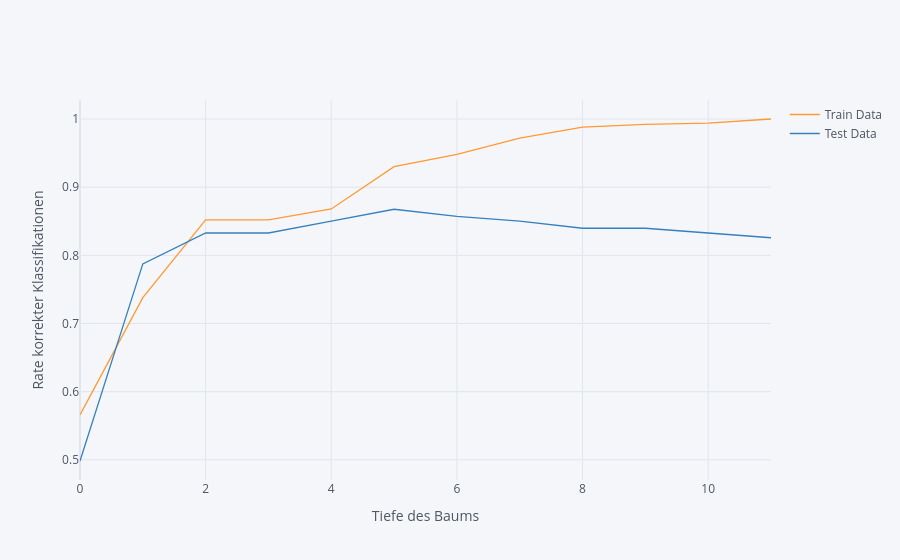

The notebook cell saved with this chart:
### Code cell
tree_jim.evaluation_depth(df_training, df_test).iplot(xTitle='Tiefe des Baums', yTitle='Rate korrekter Klassifikationen')

### Figure 1 — Plotly figure (JSON) as saved in the notebook; plotly's stock layout.template omitted (floating-point values rounded to 4 significant figures)
{"data": [{"line": {"color": "rgba(255, 153, 51, 1.0)", "dash": "solid", "shape": "linear", "width": 1.3}, "mode": "lines", "name": "Train Data", "text": "", "type": "scatter", "x": [0, 1, 2, 3, 4, 5, 6, 7, 8, 9, 10, 11], "y": [0.566, 0.738, 0.852, 0.852, 0.868, 0.93, 0.948, 0.972, 0.988, 0.992, 0.994, 1]}, {"line": {"color": "rgba(55, 128, 191, 1.0)", "dash": "solid", "shape": "linear", "width": 1.3}, "mode": "lines", "name": "Test Data", "text": "", "type": "scatter", "x": [0, 1, 2, 3, 4, 5, 6, 7, 8, 9, 10, 11], "y": [0.4983, 0.7875, 0.8328, 0.8328, 0.8502, 0.8676, 0.8571, 0.8502, 0.8397, 0.8397, 0.8328, 0.8258]}], "layout": {"autosize": true, "legend": {"bgcolor": "#F5F6F9", "font": {"color": "#4D5663"}}, "paper_bgcolor": "#F5F6F9", "plot_bgcolor": "#F5F6F9", "title": {"font": {"color": "#4D5663"}}, "xaxis": {"autorange": true, "gridcolor": "#E1E5ED", "range": [0, 11], "showgrid": true, "tickfont": {"color": "#4D5663"}, "title": {"font": {"color": "#4D5663"}, "text": "Tiefe des Baums"}, "type": "linear", "zerolinecolor": "#E1E5ED"}, "yaxis": {"autorange": true, "gridcolor": "#E1E5ED", "range": [0.4704, 1.028], "showgrid": true, "tickfont": {"color": "#4D5663"}, "title": {"font": {"color": "#4D5663"}, "text": "Rate korrekter Klassifikationen"}, "type": "linear", "zerolinecolor": "#E1E5ED"}}}
